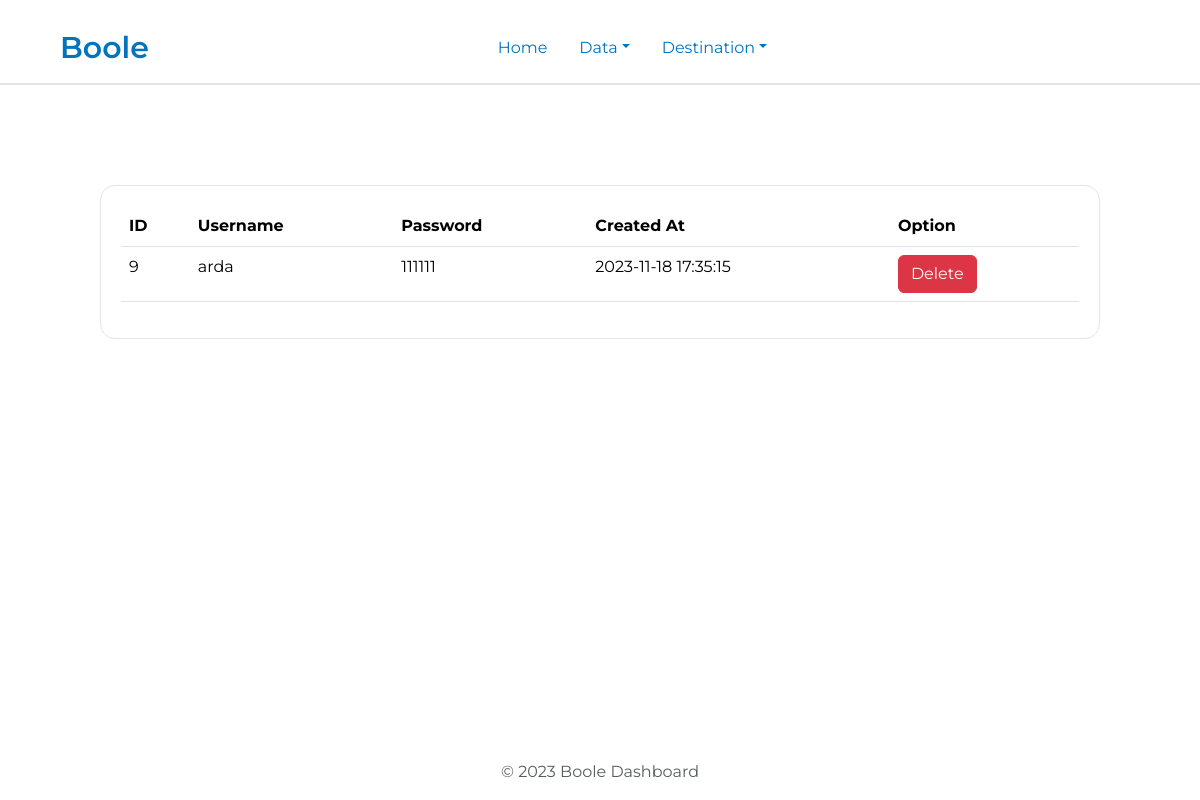
The page /data_user.php on the database its author committed.
### tables this page shows
CREATE TABLE `users` (
  `id` int(11) NOT NULL,
  `role` varchar(20) NOT NULL,
  `username` varchar(50) NOT NULL,
  `password` varchar(255) NOT NULL,
  `created_at` datetime DEFAULT current_timestamp()
);

### data_user.php (the view, shortened to what this page needs)
<?php
include('config/config.php');
$sql = "SELECT id, username, password, role, created_at FROM users WHERE role='user'";
$result = $mysql_db->query($sql);
?>
<!DOCTYPE html>
<html lang="en">
<head>
    <link href="https://cdn.jsdelivr.net/npm/bootstrap@5.3.2/dist/css/bootstrap.min.css" rel="stylesheet">
</head>
<body>
    <nav style="border-bottom:2px #e4e4e4 solid;">
        <div>
            <ul class="nav justify-content-center navbar">
                <a class="navbar-brand me-auto" style="font-weight:600; color: #0174BE; font-size:30px;">Boole</a>
                <li class="nav-item">
                    <a class="nav-link" href="admin_home.php" style="color: #0174BE;" id="hover">Home</a>
                </li>
                <li class="nav-item dropdown">
                    <a class="nav-link dropdown-toggle" href="#" role="button" data-bs-toggle="dropdown" aria-expanded="false" style="color: #0174BE;" id="hover">Data</a>
                </li>
                <li class="nav-item dropdown">
                    <a class="nav-link dropdown-toggle" href="#" role="button" data-bs-toggle="dropdown" aria-expanded="false" style="color: #0174BE;" id="hover">Destination</a>
                </li>
                <button class="navbar-toggler ms-auto" type="button" data-bs-toggle="offcanvas" data-bs-target="#offcanvasLightNavbar" aria-controls="offcanvasLightNavbar" aria-label="Toggle navigation">
                </button>
        </div>
    </nav>
    <section class="data">
        <?php
        if ($result->num_rows > 0) {
            echo '<table class="table">';
            echo '<thead>
                            <tr>
                            <th scope="col">ID</th>
                            <th scope="col">Username</th>
                            <th scope="col">Password</th>
                            <th scope="col">Created At</th>
                            <th scope="col">Option</th>
                            </tr>
                        </thead>';
            while ($row = $result->fetch_assoc()) {
                echo '<tbody>';
                echo '<tr>';
                echo '<td>' . $row['id'] . '</td>';
                echo '<td>' . $row['username'] . '</td>';
                echo '<td>' . $row['password'] . '</td>';
                echo '<td>' . $row['created_at'] . '</td>';
                echo '<td><form method="post"><input type="hidden" name="id" value="' . $row['id'] . '"><button type="submit" class="btn btn-danger">Delete</button></form></td>';
                echo '</tr>';
                echo '</tbody>';
            }
            echo '</table>';
        } else {
            echo "No records found";
        }
        ?>
    </section>
    <footer class="footer mt-auto py-3" style="position: fixed; bottom:0; display:flex; width:100%; ">
        <div class="container text-center">
            <span class="text-muted">© 2023 Boole Dashboard</span>
        </div>
    </footer>
</body>
</html>

### data_user.php (style rules this page uses)
body { font-family: 'Montserrat', sans-serif; }
.navbar { padding-top: 20px; padding-right: 60px; padding-left: 60px; }
.navbar-toggler { border: none; }
.data { margin: 100px 100px 100px 100px; padding: 20px; border: 1px #e4e4e4 solid; border-radius: 15px; }

### rows shown on the page
users: id "9", username "arda", password "111111", created_at "2023-11-18 17:35:15"
